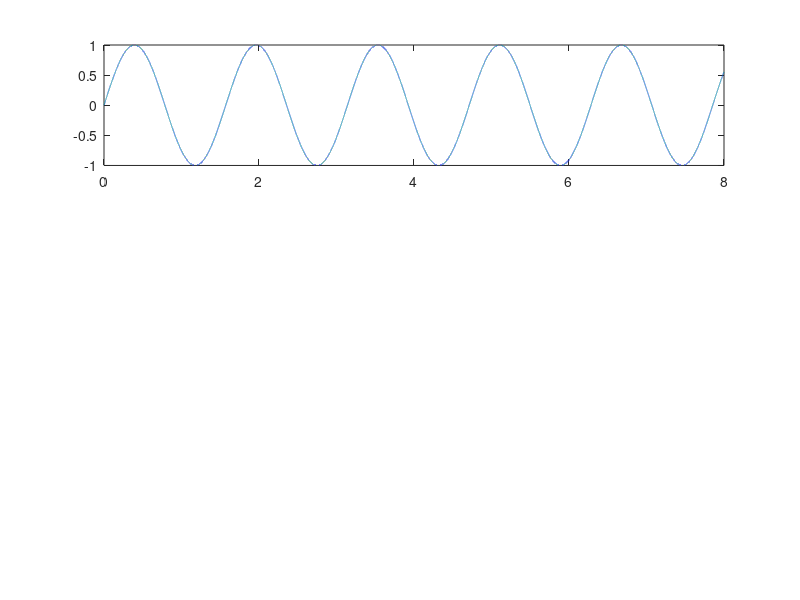

The MATLAB source for this figure: (Note: this script raises an error after producing the figure.)
%Plots an FM wave as well as the original signal and the FM wave's
%frequency spectrum, utalizing the MFWave and FrequencyPlot functions.

T = 0:0.0001:8;
subplot(3,1,1)
plot(T,sin(4*T))
FrequencyPlot(FMWave(5,2,@(t)sin(4*t),0:0.001:8,false),8,1/.001,[0 10]);
subplot(3,1,1)
xlabel('Time (s)');
ylabel('Signal Amplitude');
FrequencyPlot(FMWave(5,2,@(t)sin(4*t),0:0.0001:8,false),8,1/.0001,[0 10]);
subplot(3,1,1)
title('Broadcast Signal, FM Wave, and Frequency Spectrum of the FM Wave')
title(strcat('Broadcast Signal, FM Wave, and Frequency Spectrum of the FM Wave',' f_c=',num2str(5),', f_\Delta=',num2str(2),', f_m=',num2str(4)))
subplot(3,1,2)
title('FM Wave')
subplot(3,1,3)
title('Frequency Spectrum')